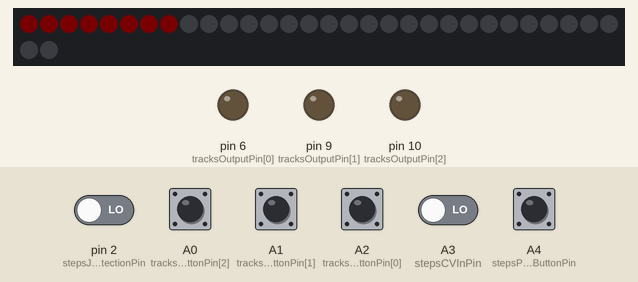
This sketch was run on a simulated Arduino Uno, built with avr-gcc and run on an emulated ATmega328P. On the bench: 32 RGB LEDs in strip order, left to right, continuing on the next row, output pins drawn as LEDs (lit = HIGH). Inputs (shaded band) come from the test bench; at power-on: A0 (tracksPushButtonPin[2]), A1 (tracksPushButtonPin[1]), A2 (tracksPushButtonPin[0]), A3 (stepsCVInPin), A4 (stepsPushButtonPin), pin 2 (stepsJackDetectionPin) LOW. Dim RGB values are drawn brighter than linear.

Above: at 1.2 s.
1.3 s: pin 2 (stepsJackDetectionPin) driven HIGH
3.1 s: A3 (stepsCVInPin) driven HIGH
At 3.7 s:
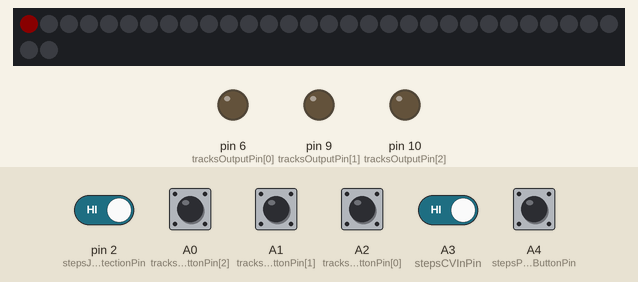
4.6 s: A0 (tracksPushButtonPin[2]) pulled HIGH for 0.15 s
At 5.3 s:
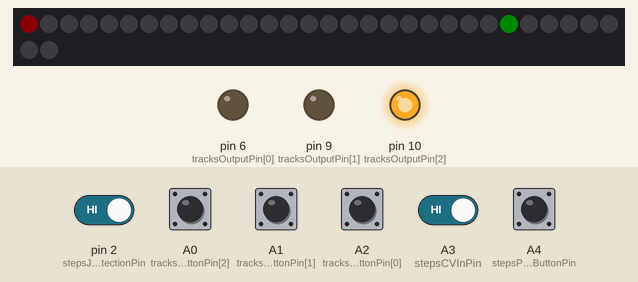
6.2 s: pin 2 (stepsJackDetectionPin) driven LOW
At 7.6 s:
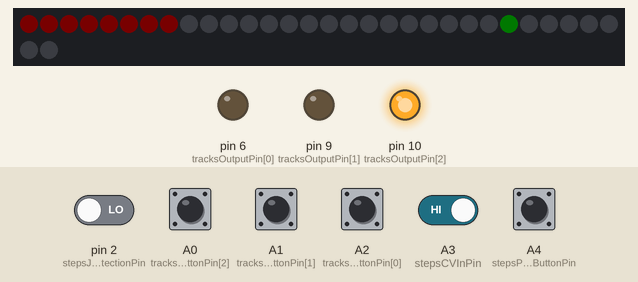
9.2 s: A1 (tracksPushButtonPin[1]) pulled HIGH for 0.15 s
9.9 s: A2 (tracksPushButtonPin[0]) pulled HIGH for 0.15 s
Timing chart, 0 to 11.6 s (numbered marks = the images above; inputs shaded):
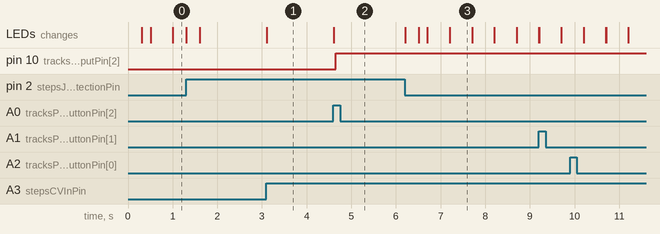

The sketch:

Sequencer.ino
```cpp
/* ##########################################################################
   PRESETUP
   ##########################################################################
*/

// General
const bool debug = false; // Enables the Serial print in several functions.
const int pushButtonDelay = 50; // The time a button will be muted after last change.
const int longPress = 2000; // The time to trigger secondary actions on buttons.

// Steps
const int stepsCount = 8; // Overall number of steps.
int stepsMode; // 0 = voltage controlled, 1 = internally clocked, 2 = recording clock.
long stepsModeChangeLog; // Timestamp log of the latest steps mode change.
int stepsPosition = 0; // The current position of the steps. 0 means no step active, starts with 1.
int stepsInterval = 0; // Defines the speed of the internal clock. 0 means clock is not running.
long stepsChangeLog; // Timestamp log of the latest steps position change.
const char stepsPushButtonPin = A4; // Steps push button pin assignment.
int stepsPushButton; // 0 or 1.
long stepsPushButtonChangeLog; // The timestamp of the last change of this button.
int tapCount = 0; // The counter when tapping in the speed.
long tapStart; // Timestamp of tapping in.
long tapEnd; // Timestamp of tapping out.
const char stepsJackDetectionPin = 2; // The pin of the detection for the external CV jack.
const char stepsCVInPin = A3; // The pin of the external CV jack to clock the sequencer.
int stepsCVIn; // The control voltage state from an external source in the jack, 0 or 1.

// Tracks
const int tracksCount = 3; // The number of tracks.
int tracksMode[tracksCount]; // 0 = record and play, 1 = pattern select.
long tracksModeChangeLog[tracksCount]; // Timestamp log of the latest tracks mode change.
bool tracksPattern[tracksCount][stepsCount]; // Holds the logical pattern of each track.
long tracksPatternChangeLog[tracksCount]; // Timestamp of last pattern change per track.
const char tracksPushButtonPin[tracksCount] = { A2, A1, A0 }; // Tracks push button pin assignments.
int tracksPushButton[tracksCount]; // The state of the tracks push buttons, 0 or 1.
long tracksPushButtonChangeLog[tracksCount]; // Timestamp of the latest change to the track pattern.
const int tracksOutputPin[tracksCount] = { 6, 9, 10 }; // Tracks output pin assignments.
const int tracksPatternCount = 5; // The number of predefined patterns.
const bool tracksPredefinedPattern[tracksPatternCount][stepsCount] = { // Predefined patterns for the tracks.
  { 1, 1, 1, 1, 1, 1, 1, 1 },
  { 1, 0, 1, 0, 1, 0, 1, 0 },
  { 0, 1, 0, 1, 0, 1, 0, 1 },
  { 1, 1, 0, 0, 1, 1, 0, 0 },
  { 0, 0, 1, 1, 0, 0, 1, 1 }
};
int tracksPatternPreview[tracksCount]; // Which pattern is previewed (select mode) per track.

// Pixels & Display
#include <Adafruit_NeoPixel.h>
#ifdef __AVR__
#include <avr/power.h>
#endif
#define PIN 12
Adafruit_NeoPixel pixels((stepsCount * (tracksCount + 1)), PIN, NEO_GRB + NEO_KHZ800);

const int pixelBrightness = 10;
const int stepsPixelRBright = 255;
const int stepsPixelRLight = 64;
const int stepsPixelROff = 0;
const int stepsPixelG = 0;
const int stepsPixelB = 0;

const int tracksPixelR = 0;
const int tracksPixelGBright = 255;
const int tracksPixelGLight = 64;
const int tracksPixelGOff = 0;
const int tracksPixelB = 0;

const int flashTime = 300; // How many milliseconds a flash lasts.
const int slowPulseTime = 1000; // How long one slow pulse cycle lasts.

// Output
const int triggerTime = 10; // The time of a trigger pulse generated by the internal clock in milliseconds.

/* ##########################################################################
   SETUP
   ##########################################################################
*/

void setup() {

  if ( debug == true ) {
    Serial.begin(9600); // Initialize serial communication at 9600 bits per second.
  }

  // STEPS
  pinMode(stepsPushButtonPin, INPUT); // Makes steps push button an input.

  // TRACKS
  for (int t = 0; t < tracksCount; t++) {
    pinMode(tracksPushButtonPin[t], INPUT); // Makes tracks push buttons inputs.
    pinMode(tracksOutputPin[t], OUTPUT); // Tracks outputs.
    setTracksMode(t, 0); // Set all tracks to mode 0;
  }

  // Adafruit Pixels
#if defined(__AVR_ATtiny85__) && (F_CPU == 16000000)
  clock_prescale_set(clock_div_1);
#endif
  pixels.begin();
  pixels.setBrightness(pixelBrightness);

}

/* ##########################################################################
   LOOP
   ##########################################################################
*/
void loop() {

  /* ------------------------------------------------------------------------
    INPUTS & STATES
    -------------------------------------------------------------------------
  */

  // STEPS

  // CV jack
  bool stepsJackConnection = checkStepsJackConnection(); // 0 or 1, depending on a cable plugged in or not.

  // Push button.
  bool s = checkPushButton( stepsPushButtonPin, stepsPushButton, stepsPushButtonChangeLog ); // 0 or 1.
  bool stepsPushButtonChanged = false;
  if ( s != stepsPushButton ) {
    stepsPushButtonChanged = true;
    stepsPushButtonChangeLog = millis();
    if ( debug == true ) {
      Serial.print("stepsPushButton: ");
      Serial.println(s);
    }
    stepsPushButton = s;
  }

  // Modes

  // "VOLTAGE CONTROLLED" mode
  if ( stepsJackConnection == true ) { // CV plugged in.

    // Set the mode.
    int m = 0;
    if ( stepsMode != m ) {
      setStepsMode(m);
      setStepsInterval(0); // Unset the interval, we don't need it  here.
    }

    // Scenario 1: CV goes HIGH --> move on step further.
    // Check the CV.
    bool c = checkStepsCVIn(); // 0 or 1.
    if ( c != stepsCVIn ) {
      if ( debug == true ) {
        Serial.print("stepsCVIn: ");
        Serial.println(c);
      }
      if (c == 1) {
        increaseStepsPosition();
      }
      stepsCVIn = c;
    }

    // Scenario 2: Pushing the button --> resets steps.
    if ( stepsPushButtonChanged == true && stepsPushButton == 1 ) {
      setStepsPosition(1);
    }

  }

  // "INTERNALLY CLOCKED" mode
  if ( stepsJackConnection == false && stepsInterval != 0 ) { // No CV plugged in and the interval for the internal clock is set.

    // Set the mode.
    int m = 1;
    if ( stepsMode != m ) {
      setStepsMode(m);
    }

    // Scenario 1: New interval after last step --> move on step further.
    if ( millis() - stepsChangeLog > stepsInterval ) {
      increaseStepsPosition();
    }

    // Scenario 2: Pushing the button --> resets steps.
    if ( stepsPushButtonChanged == true && stepsPushButton == 1 ) {
      setStepsPosition(1);
    }

    // Scenario 3: Holding the button for longer --> Clears interval (which leads to "recording clock" mode).
    if ( stepsPushButton == 1 && ( millis() - stepsPushButtonChangeLog > longPress ) ) {
      setStepsInterval(0);
    }

  }

  // "RECORDING CLOCK" mode
  if ( stepsJackConnection == false && stepsInterval == 0 ) { // No CV in and no interval set.

    // Set the mode.
    int m = 2;
    if ( stepsMode != m ) {
      setStepsMode(m);
    }

    // Set steps position to 0;
    stepsPosition = 0;

    // Scenario 1: Tapping through to set the clock's speed --> Sets interval and resets steps.
    bool isTap = false;
    if ( stepsPushButton == 1 && stepsPushButtonChanged == true ) {
      isTap = true;
    }

    // Set the interval by tapping through.
    stepsTapping( isTap );

  }


  // TRACKS

  bool tracksPushButtonChanged[tracksCount];
  for (int t = 0; t < tracksCount; t++) { // Walk through all tracks.

    // Push button.
    bool b = checkPushButton( tracksPushButtonPin[t], tracksPushButton[t], tracksPushButtonChangeLog[t] ); // 0 or 1.
    tracksPushButtonChanged[t] = false;
    if ( b != tracksPushButton[t] ) { // The state has changed.
      tracksPushButtonChanged[t] = true;
      tracksPushButtonChangeLog[t] = millis();
      if ( debug == true ) {
        Serial.print("tracksPushButton[");
        Serial.print(t);
        Serial.print("]: ");
        Serial.println(b);
      }
      tracksPushButton[t] = b;
    }

    // Modes

    // "RECORD & PLAY" mode
    if ( tracksMode[t] == 0 ) {

      // Scenario 1: Tracks button pushed once --> Set and unset the tracks steps for the current step position.
      if ( tracksPushButton[t] == true && tracksPushButtonChangeLog[t] > tracksPatternChangeLog[t] && stepsPosition > 0 ) {
        bool s;
        if ( tracksPattern[ t ][ ( stepsPosition - 1 ) ] == true ) { // Flip the state.
          s = false;
        } else {
          s = true;
        }
        setTracksPattern( t, ( stepsPosition - 1 ), s);
      }

      // Scenario 2: Tracks button pressed long --> Switch to track mode 1 (pattern select).
      if ( tracksPushButton[t] == true && ( millis() > tracksPushButtonChangeLog[t] + longPress ) ) {
        setTracksMode(t, 1);
      }

    }

    // "PATTERN SELECT" mode
    if ( tracksMode[t] == 1 ) {

      // Scenario 1: Just entered the mode --> Apply first pattern.
      if ( tracksModeChangeLog[t] > tracksPatternChangeLog[t] ) {
        tracksPatternPreview[t] = 0;
        applyTracksPattern(t, tracksPatternPreview[t]);
      }

      // Scenario 2: Tracks button pushed once --> Walk through (increase pattern view number).
      if ( tracksPushButtonChanged[t] == true && tracksPushButton[t] == true && tracksPushButtonChangeLog[t] > tracksPatternChangeLog[t] ) {
        increaseTracksPreviewPattern(t);
        applyTracksPattern(t, tracksPatternPreview[t]);
      }

      // Scenario 2: Tracks button unpressed for a while --> Switch to mode 0.
      if ( millis() > ( tracksPatternChangeLog[t] + ( longPress ) ) ) {
        setTracksMode(t, 0);
      }

    }

  }


  /* ------------------------------------------------------------------------
     DISPLAY
     ------------------------------------------------------------------------
  */

  // Adafruit Pixel Docs: https://github.com/adafruit/Adafruit_NeoPixel
  pixels.clear(); // All pixels off at the beginning of the loop.

  // STEPS

  for (int p = 0; p < stepsCount; p++) { // Walking through all the pixels of the steps.

    int red = stepsPixelROff;

    // ALL MODES: A new mode just got entered --> flash.
    if ( millis() - stepsModeChangeLog < flashTime ) {
      red = stepsPixelRBright;
    }

    // MODE 0: Walk through the steps and light the corresponding pixel.
    if ( stepsMode == 0 ) {
      if ( ( millis() > stepsModeChangeLog + flashTime ) ) { // Double blink is done.
        if ( p == stepsPosition - 1 ) {
          if ( stepsCVIn == 1 ) {
            red = stepsPixelRBright;
          } else {
            red = stepsPixelRLight;
          }
        }
      }
    }

    // MODE 1: Walk through the steps and light the corresponding pixel.
    if ( stepsMode == 1 ) { // Shine brighter when there is acutally current floating out.
      if ( ( millis() > stepsModeChangeLog + flashTime ) ) { // Double blink is done.
        if ( p == stepsPosition - 1 ) {
          if ( millis() < ( stepsChangeLog + triggerTime ) ) {
            red = stepsPixelRBright;
          } else {
            red = stepsPixelRLight;
          }
        }
      }
    }

    // MODE 2: Pulsate or indicate the tap count.
    if ( stepsMode == 2 ) {

      // Scenario 1: Not tapped yet, already blinked yet --> pulsate.
      if ( tapCount == 0 && ( millis() > stepsModeChangeLog + flashTime ) ) {
        red = pulsateColor( stepsModeChangeLog, stepsPixelRLight, stepsPixelROff );
      }

      // Scenario 2: Tapping in --> indicate the progress (4 * 2 lights).
      if ( tapCount != 0 ) {
        int t; // Top end of the illumination.
        switch (tapCount) {
          case 1:
            t = 1;
            break;
          case 2:
            t = 3;
            break;
          case 3:
            t = 5;
            break;
          case 4:
            t = 7;
            break;
        }
        if ( p <= t ) {
          switch (t) {
            case 7:
              red = stepsPixelRBright; // Highlight the last tap.
              break;
            default:
              red = stepsPixelRLight;
              break;
          }
        }
      }

    }

    pixels.setPixelColor( p , pixels.Color( red, stepsPixelG, stepsPixelB ) );

  }


  // TRACKS

  for (int t = 0; t < tracksCount; t++) { // Walk through all tracks.

    for (int p = ( ( t + 1 ) * stepsCount ) ; p < ( ( t + 2 ) * stepsCount ); p++) { // Walk through all pixels of the current track.

      int green = tracksPixelGOff;

      if ( millis() < flashTime ) {

        green = tracksPixelGBright; // Flash in initial setup (Arduino start).

      } else {

        int s = p - ( ( t + 1 ) * stepsCount ); // The actual relative step insight of the current track.

        if ( tracksPattern[t][s] == true ) {

          if ( millis() - tracksModeChangeLog[t] < flashTime ) { // Flashlight all active steps to the beginning.

            green = tracksPixelGBright;

          } else {

            // MODE 0: Illuminate all the active steps.
            if ( tracksMode[t] == 0 ) {

              green = tracksPixelGLight; // Light by default.

              if ( s == stepsPosition - 1 ) {

                // Steps mode 0: Bright when CV in.
                if ( stepsMode == 0 && stepsCVIn == 1 ) {
                  green = tracksPixelGBright;
                }

                // Steps mode 1: Bright in the trigger time.
                if ( stepsMode == 1 && ( millis() < ( stepsChangeLog + triggerTime ) ) ) {
                  green = tracksPixelGBright;
                }

              }

            }

            // MODE 1: Pattern select --> Blink the steps of the currently viewed predefined pattern.
            if ( tracksMode[t] == 1 ) {

              green = pulsateColor( tracksPatternChangeLog[t], tracksPixelGLight, tracksPixelGOff );

            }

          }

        }

      }

      pixels.setPixelColor( p , pixels.Color( tracksPixelR, green, tracksPixelB ) );

    }

  }

  pixels.show(); // Showing all pixels (with the defined settings).


  /* ------------------------------------------------------------------------
    OUTPUT
    -------------------------------------------------------------------------
  */

  // TRACKS

  for (int t = 0; t < tracksCount; t++) { // Walk through all tracks.

    // MODE 0: Output something
    if ( tracksMode[t] == 0 ) {

      if ( tracksPattern[t][ ( stepsPosition - 1 ) ] == true ) { // For the particular step.

        digitalWrite(tracksOutputPin[t], LOW); // Reset output.

        // Steps mode 0: High when CV in.
        if ( stepsMode == 0 && stepsCVIn == 1 ) {
          digitalWrite(tracksOutputPin[t], HIGH);
        }
        // Steps mode 1: Bright in the trigger time.
        if ( stepsMode == 1 && ( millis() < ( stepsChangeLog + triggerTime ) ) ) {
          digitalWrite(tracksOutputPin[t], HIGH);
        }

      }

    }

  }

}


/* ##########################################################################
   FUNCTIONS
   ##########################################################################
*/


// GENERAL

// Check the state of a certain push button.
bool checkPushButton( int pin, bool currentState, long changeLog ) { // If HIGH or LOW.
  int r;
  // Is the last change older than a delay time?
  if ( millis() > changeLog + pushButtonDelay ) {
    r = digitalRead(pin);
  } else { // If not return old button state.
    r = currentState;
  }
  return r;
}

// Pulsate – Returns a value for a certain time since start.
int pulsateColor( long start, int light, int off ) {
  int r;
  // What's the fraction of pulses since initiated?
  double m = 0;
  if ( millis() > slowPulseTime ) {
    m = ( millis() - start ) % slowPulseTime; // Modulo
  } else {
    m = millis();
  }
  double f = m / (double)(slowPulseTime); // Factor
  if ( f < 0.5 ) {
    r = light;
  } else {
    r = off;
  }
  return r;
}


// STEPS

bool checkStepsJackConnection() {
  int r = digitalRead(stepsJackDetectionPin);
  return r;
}

bool checkStepsCVIn() {
  int r = digitalRead(stepsCVInPin);
  return r;
}

// Set the steps position
void setStepsPosition(int s) {
  stepsPosition = s;
  logStepsChange(stepsPosition);
}

// Increase the steps
void increaseStepsPosition() {
  if ( stepsPosition < stepsCount ) {
    stepsPosition++;
  } else {
    stepsPosition = 1;
  }
  logStepsChange(stepsPosition);
}

// Log the steps change.
void logStepsChange(int p) {
  stepsChangeLog = millis();
  if ( debug == true ) {
    Serial.print("stepsPosition: ");
    Serial.print(p);
    Serial.print(" at ");
    Serial.println(stepsChangeLog);
  }
}

void setStepsInterval(int interval) {
  stepsInterval = interval;
  if ( debug == true ) {
    Serial.print("stepsInterval: ");
    Serial.println(stepsInterval);
  }
}

void setStepsMode(int mode) {
  stepsMode = mode;
  stepsModeChangeLog = millis();
  if ( debug == true ) {
    Serial.print("stepsMode: ");
    Serial.print(mode);
    Serial.print(" – ");
    Serial.println(stepsModeChangeLog);
  }
}

// Tapping through to set the interval.
void stepsTapping(bool isTap) {
  if ( isTap == true ) {
    tapCount++;
    if ( debug == true ) {
      Serial.print("tapCount: ");
      Serial.println(tapCount);
    }
    if ( tapCount == 1 ) {
      tapStart = millis();
    }
    if ( tapCount == 4 ) {
      tapEnd = millis();
    }
  }
  if ( tapEnd > tapStart && tapCount >= 4 ) { // Enough tapping, now wait another interval and then start clocking.
    int i = ( tapEnd - tapStart ) / 3;
    if ( millis() >= tapEnd + i ) {
      setStepsInterval(i);
      stepsPosition = 0;
      tapCount = 0;
    }
  }
}


// TRACKS

void setTracksMode(int track, int mode) {
  tracksMode[track] = mode;
  tracksModeChangeLog[track] = millis();
  if ( debug == true ) {
    Serial.print("tracksMode[");
    Serial.print(track);
    Serial.print("]: ");
    Serial.print(mode);
    Serial.print(" – ");
    Serial.println(tracksModeChangeLog[track]);
  }
}

// Set the pattern step for a track.
void setTracksPattern( int track, int step, bool state) {
  tracksPattern[ track ][ step ] = state;
  tracksPatternChangeLog[track] = millis();
  if ( debug == true ) {
    Serial.print("tracksPattern[");
    Serial.print(track);
    Serial.print("][");
    Serial.print(step);
    Serial.print("]: ");
    Serial.println(state);
    Serial.println(millis());
  }
}

void applyTracksPattern(int track, int pattern) {
  tracksPatternPreview[track] = pattern;
  if ( debug == true ) {
    Serial.print("tracksPatternPreview[");
    Serial.print(track);
    Serial.print("]: ");
    Serial.println(pattern);
  }
  for (int s = 0; s < stepsCount; s++) { // Walk through the steps.
    setTracksPattern( track, s, tracksPredefinedPattern[pattern][s] );
  }
}

// Icreases and resets the integer of the currently viewed pattern.
void increaseTracksPreviewPattern(int track) {
  if ( tracksPatternPreview[track] < ( tracksPatternCount - 1 ) ) {
    tracksPatternPreview[track]++;
  } else {
    tracksPatternPreview[track] = 0;
  }
}
```

Measured:
- after the input at 3.1 s, the LEDs: change at once (image 1)
- after the input at 4.6 s, pin 10 (tracksOutputPin[2]): LOW → HIGH after 0.05 s; the LEDs: change at once (image 2)
- after the input at 6.2 s, the LEDs: first change at once (image 3 shows a later state)
- what the display in image 3 shows lasts 0.5 s, from 7.2 s to 7.7 s
